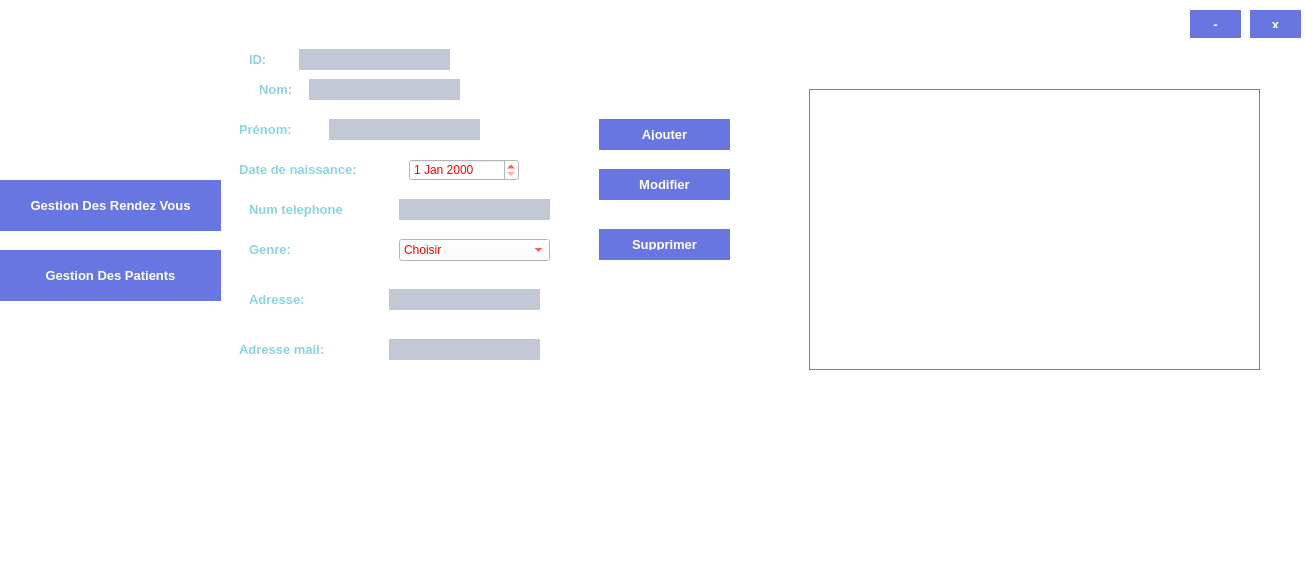
<?xml version="1.0" encoding="UTF-8"?>
<ui version="4.0">
 <class>MainWindow</class>
 <widget class="QMainWindow" name="MainWindow">
  <property name="geometry">
   <rect>
    <x>0</x>
    <y>0</y>
    <width>1316</width>
    <height>561</height>
   </rect>
  </property>
  <property name="windowTitle">
   <string>Gestion des Clients</string>
  </property>
  <property name="styleSheet">
   <string notr="true">/*Copyright (c) DevSec Studio. All rights reserved.

MIT License

Permission is hereby granted, free of charge, to any person obtaining a copy
of this software and associated documentation files (the &quot;Software&quot;), to deal
in the Software without restriction, including without limitation the rights
to use, copy, modify, merge, publish, distribute, sublicense, and/or sell
copies of the Software, and to permit persons to whom the Software is
furnished to do so, subject to the following conditions:

The above copyright notice and this permission notice shall be included in all
copies or substantial portions of the Software.

THE SOFTWARE IS PROVIDED *AS IS*, WITHOUT WARRANTY OF ANY KIND, EXPRESS OR
IMPLIED, INCLUDING BUT NOT LIMITED TO THE WARRANTIES OF MERCHANTABILITY,
FITNESS FOR A PARTICULAR PURPOSE AND NONINFRINGEMENT. IN NO EVENT SHALL THE
AUTHORS OR COPYRIGHT HOLDERS BE LIABLE FOR ANY CLAIM, DAMAGES OR OTHER
LIABILITY, WHETHER IN AN ACTION OF CONTRACT, TORT OR OTHERWISE, ARISING FROM,
OUT OF OR IN CONNECTION WITH THE SOFTWARE OR THE USE OR OTHER DEALINGS IN THE SOFTWARE.
*/

/*-----QWidget-----*/
QWidget
{
	background-color: #fff;
	color: red;
}


/*-----QLabel-----*/
QLabel
{
	background-color: transparent;
	color: #8bd4dd;
	font-weight: bold;
	font-size: 13px;

}


/*-----QPushButton-----*/
QPushButton
{
	background-color: #6876e1;
	color: #fff;
	font-size: 13px;
	font-weight: bold;
	
	border-bottom-right-radius: 0px;
	padding: 10px;

}


QPushButton::disabled
{
	background-color: #ffb3c1;

}


QPushButton::hover
{
	background-color: #91d0fb;

}


QPushButton::pressed
{
	background-color: #ff758f;

}


/*-----QCheckBox-----*/
QCheckBox
{
	background-color: transparent;
	color: #FF4D6D;
	font-size: 10px;
	font-weight: bold;
	border: none;
	border-radius: 5px;

}


/*-----QCheckBox-----*/
QCheckBox::indicator
{
    background-color: #323232;
    border: 1px solid darkgray;
    width: 12px;
    height: 12px;

}


QCheckBox::indicator:checked
{
    image:url(&quot;./ressources/check.png&quot;);
	background-color: #5c55e9;
    border: 1px solid #5c55e9;

}


QCheckBox::indicator:unchecked:hover
{
    border: 1px solid #5c55e9;

}


QCheckBox::disabled
{
	color: #656565;

}


QCheckBox::indicator:disabled
{
	background-color: #656565;
	color: #656565;
    border: 1px solid #656565;

}


/*-----QLineEdit-----*/
QLineEdit
{
	background-color: #c2c7d5;
	color: #2a547f;
	border: none;
	padding: 5px;

}


/*-----QListView-----*/
QListView
{
	background-color: #ffffff;
	color: #fff;
	font-size: 14px;
	font-weight: bold;
	show-decoration-selected: 0;
	border-radius: 4px;
	padding-left: -15px;
	padding-right: -15px;
	padding-top: 5px;

} 


QListView:disabled 
{
	background-color: #ffb3c1;

}


QListView::item
{
	background-color: #ffb3c1;
	border: none;
	padding: 10px;
	border-radius: 0px;
	padding-left : 10px;
	height: 32px;

}


QListView::item:selected
{
	color: #000;
	background-color: #fff;

}


QListView::item:!selected
{
	color:white;
	background-color: transparent;
	border: none;
	padding-left : 10px;

}


QListView::item:!selected:hover
{
	color: #fff;
	background-color: #ffb3c1;
	border: none;
	padding-left : 10px;

}


/*-----QTreeView-----*/
QTreeView 
{
	background-color: #fff;
	show-decoration-selected: 0;
	color: #454544;

}


QTreeView:disabled
{
	background-color: #242526;
	show-decoration-selected: 0;

}


QTreeView::item 
{
	border-top-color: transparent;
	border-bottom-color: transparent;

}


QTreeView::item:hover 
{
	background-color: #bcbdbb;
	color: #000;

}


QTreeView::item:selected 
{
	background-color: #5c55e9;
	color: #fff;

}


QTreeView::item:selected:active
{
	background-color: #5c55e9;
	color: #fff;

}


QTreeView::item:selected:disabled
{
	background-color: #525251;
	color: #656565;

}


QTreeView::branch:has-children:!has-siblings:closed,
QTreeView::branch:closed:has-children:has-siblings 
{
	image: url(://tree-closed.png);

}

QTreeView::branch:open:has-children:!has-siblings,
QTreeView::branch:open:has-children:has-siblings  
{
	image: url(://tree-open.png);

}


/*-----QTableView &amp; QTableWidget-----*/
QTableView
{
    background-color: #fff;
	border: 1px solid gray;
    color: #454544;
    gridline-color: gray;
    outline : 0;

}


QTableView::disabled
{
    background-color: #242526;
    border: 1px solid #32414B;
    color: #656565;
    gridline-color: #656565;
    outline : 0;

}


QTableView::item:hover 
{
    background-color: #bcbdbb;
    color: #000;

}


QTableView::item:selected 
{
	background-color: #5c55e9;
    color: #fff;

}


QTableView::item:selected:disabled
{
    background-color: #1a1b1c;
    border: 2px solid #525251;
    color: #656565;

}


QTableCornerButton::section
{
	background-color: #ced5e3;
	border: none;
    color: #fff;

}


QHeaderView::section
{
	color: #2a547f;
	border: 0px;
	background-color: #ced5e3;
	padding: 5px;

}


QHeaderView::section:disabled
{
    background-color: #525251;
    color: #656565;

}


QHeaderView::section:checked
{
    color: #fff;
    background-color: #5c55e9;

}


QHeaderView::section:checked:disabled
{
    color: #656565;
    background-color: #525251;

}


QHeaderView::section::vertical::first,
QHeaderView::section::vertical::only-one
{
    border-top: 1px solid #353635;

}


QHeaderView::section::vertical
{
    border-top: 1px solid #353635;

}


QHeaderView::section::horizontal::first,
QHeaderView::section::horizontal::only-one
{
    border-left: 1px solid #353635;

}


QHeaderView::section::horizontal
{
    border-left: 1px solid #353635;

}


/*-----QScrollBar-----*/
QScrollBar:horizontal 
{
    background-color: transparent;
    height: 8px;
    margin: 0px;
    padding: 0px;

}


QScrollBar::handle:horizontal 
{
    border: none;
	min-width: 100px;
    background-color: #7e92b7;

}


QScrollBar::add-line:horizontal, 
QScrollBar::sub-line:horizontal,
QScrollBar::add-page:horizontal, 
QScrollBar::sub-page:horizontal 
{
    width: 0px;
    background-color: #d8dce6;

}


QScrollBar:vertical 
{
    background-color: transparent;
    width: 8px;
    margin: 0;

}


QScrollBar::handle:vertical 
{
    border: none;
	min-height: 100px;
    background-color: #7e92b7;

}


QScrollBar::add-line:vertical, 
QScrollBar::sub-line:vertical,
QScrollBar::add-page:vertical, 
QScrollBar::sub-page:vertical 
{
    height: 0px;
    background-color: #d8dce6;

}
</string>
  </property>
  <widget class="QWidget" name="centralWidget">
   <widget class="QPushButton" name="x">
    <property name="geometry">
     <rect>
      <x>1190</x>
      <y>10</y>
      <width>51</width>
      <height>28</height>
     </rect>
    </property>
    <property name="text">
     <string>-</string>
    </property>
   </widget>
   <widget class="QPushButton" name="Close">
    <property name="geometry">
     <rect>
      <x>1250</x>
      <y>10</y>
      <width>51</width>
      <height>28</height>
     </rect>
    </property>
    <property name="text">
     <string>x</string>
    </property>
   </widget>
   <widget class="QPushButton" name="gestion_employee">
    <property name="geometry">
     <rect>
      <x>0</x>
      <y>180</y>
      <width>221</width>
      <height>51</height>
     </rect>
    </property>
    <property name="minimumSize">
     <size>
      <width>0</width>
      <height>0</height>
     </size>
    </property>
    <property name="maximumSize">
     <size>
      <width>16777215</width>
      <height>16777215</height>
     </size>
    </property>
    <property name="palette">
     <palette>
      <active>
       <colorrole role="WindowText">
        <brush brushstyle="SolidPattern">
         <color alpha="255">
          <red>255</red>
          <green>255</green>
          <blue>255</blue>
         </color>
        </brush>
       </colorrole>
       <colorrole role="Button">
        <brush brushstyle="SolidPattern">
         <color alpha="255">
          <red>104</red>
          <green>118</green>
          <blue>225</blue>
         </color>
        </brush>
       </colorrole>
       <colorrole role="Text">
        <brush brushstyle="SolidPattern">
         <color alpha="255">
          <red>255</red>
          <green>255</green>
          <blue>255</blue>
         </color>
        </brush>
       </colorrole>
       <colorrole role="ButtonText">
        <brush brushstyle="SolidPattern">
         <color alpha="255">
          <red>255</red>
          <green>255</green>
          <blue>255</blue>
         </color>
        </brush>
       </colorrole>
       <colorrole role="Base">
        <brush brushstyle="SolidPattern">
         <color alpha="255">
          <red>104</red>
          <green>118</green>
          <blue>225</blue>
         </color>
        </brush>
       </colorrole>
       <colorrole role="Window">
        <brush brushstyle="SolidPattern">
         <color alpha="255">
          <red>104</red>
          <green>118</green>
          <blue>225</blue>
         </color>
        </brush>
       </colorrole>
       <colorrole role="PlaceholderText">
        <brush brushstyle="NoBrush">
         <color alpha="128">
          <red>255</red>
          <green>255</green>
          <blue>255</blue>
         </color>
        </brush>
       </colorrole>
      </active>
      <inactive>
       <colorrole role="WindowText">
        <brush brushstyle="SolidPattern">
         <color alpha="255">
          <red>255</red>
          <green>255</green>
          <blue>255</blue>
         </color>
        </brush>
       </colorrole>
       <colorrole role="Button">
        <brush brushstyle="SolidPattern">
         <color alpha="255">
          <red>104</red>
          <green>118</green>
          <blue>225</blue>
         </color>
        </brush>
       </colorrole>
       <colorrole role="Text">
        <brush brushstyle="SolidPattern">
         <color alpha="255">
          <red>255</red>
          <green>255</green>
          <blue>255</blue>
         </color>
        </brush>
       </colorrole>
       <colorrole role="ButtonText">
        <brush brushstyle="SolidPattern">
         <color alpha="255">
          <red>255</red>
          <green>255</green>
          <blue>255</blue>
         </color>
        </brush>
       </colorrole>
       <colorrole role="Base">
        <brush brushstyle="SolidPattern">
         <color alpha="255">
          <red>104</red>
          <green>118</green>
          <blue>225</blue>
         </color>
        </brush>
       </colorrole>
       <colorrole role="Window">
        <brush brushstyle="SolidPattern">
         <color alpha="255">
          <red>104</red>
          <green>118</green>
          <blue>225</blue>
         </color>
        </brush>
       </colorrole>
       <colorrole role="PlaceholderText">
        <brush brushstyle="NoBrush">
         <color alpha="128">
          <red>255</red>
          <green>255</green>
          <blue>255</blue>
         </color>
        </brush>
       </colorrole>
      </inactive>
      <disabled>
       <colorrole role="WindowText">
        <brush brushstyle="SolidPattern">
         <color alpha="255">
          <red>255</red>
          <green>255</green>
          <blue>255</blue>
         </color>
        </brush>
       </colorrole>
       <colorrole role="Button">
        <brush brushstyle="SolidPattern">
         <color alpha="255">
          <red>255</red>
          <green>179</green>
          <blue>193</blue>
         </color>
        </brush>
       </colorrole>
       <colorrole role="Text">
        <brush brushstyle="SolidPattern">
         <color alpha="255">
          <red>255</red>
          <green>255</green>
          <blue>255</blue>
         </color>
        </brush>
       </colorrole>
       <colorrole role="ButtonText">
        <brush brushstyle="SolidPattern">
         <color alpha="255">
          <red>255</red>
          <green>255</green>
          <blue>255</blue>
         </color>
        </brush>
       </colorrole>
       <colorrole role="Base">
        <brush brushstyle="SolidPattern">
         <color alpha="255">
          <red>255</red>
          <green>179</green>
          <blue>193</blue>
         </color>
        </brush>
       </colorrole>
       <colorrole role="Window">
        <brush brushstyle="SolidPattern">
         <color alpha="255">
          <red>255</red>
          <green>179</green>
          <blue>193</blue>
         </color>
        </brush>
       </colorrole>
       <colorrole role="PlaceholderText">
        <brush brushstyle="NoBrush">
         <color alpha="128">
          <red>255</red>
          <green>255</green>
          <blue>255</blue>
         </color>
        </brush>
       </colorrole>
      </disabled>
     </palette>
    </property>
    <property name="styleSheet">
     <string notr="true">QPushButton:checked{
  background-color: white;
  border: none;
	color:black;

}</string>
    </property>
    <property name="text">
     <string>Gestion Des Rendez Vous</string>
    </property>
    <property name="flat">
     <bool>false</bool>
    </property>
   </widget>
   <widget class="QListView" name="listView">
    <property name="geometry">
     <rect>
      <x>-20</x>
      <y>-30</y>
      <width>231</width>
      <height>701</height>
     </rect>
    </property>
   </widget>
   <widget class="QLabel" name="label_2">
    <property name="geometry">
     <rect>
      <x>60</x>
      <y>40</y>
      <width>121</width>
      <height>111</height>
     </rect>
    </property>
    <property name="text">
     <string/>
    </property>
    <property name="pixmap">
     <pixmap resource="pictures.qrc">:/IMG/IMG/logo-01.png</pixmap>
    </property>
    <property name="scaledContents">
     <bool>true</bool>
    </property>
   </widget>
   <widget class="QStackedWidget" name="stackedWidget">
    <property name="geometry">
     <rect>
      <x>229</x>
      <y>49</y>
      <width>1081</width>
      <height>501</height>
     </rect>
    </property>
    <property name="currentIndex">
     <number>1</number>
    </property>
    <widget class="QWidget" name="page">
     <widget class="QLabel" name="lblBkImge">
      <property name="geometry">
       <rect>
        <x>922</x>
        <y>139</y>
        <width>130</width>
        <height>100</height>
       </rect>
      </property>
      <property name="styleSheet">
       <string notr="true">background-color:transparent;
</string>
      </property>
      <property name="text">
       <string/>
      </property>
     </widget>
     <widget class="QWidget" name="horizontalLayoutWidget">
      <property name="geometry">
       <rect>
        <x>30</x>
        <y>20</y>
        <width>401</width>
        <height>51</height>
       </rect>
      </property>
      <layout class="QHBoxLayout" name="horizontalLayout_2">
       <item>
        <widget class="QLabel" name="label_56">
         <property name="font">
          <font>
           <pointsize>-1</pointsize>
           <weight>75</weight>
           <bold>true</bold>
          </font>
         </property>
         <property name="styleSheet">
          <string notr="true">color:#6876e1;
font-size:15px;</string>
         </property>
         <property name="text">
          <string> Trier par</string>
         </property>
        </widget>
       </item>
       <item>
        <widget class="QComboBox" name="client_combo">
         <property name="font">
          <font>
           <family>Montserrat</family>
           <pointsize>9</pointsize>
           <weight>75</weight>
           <bold>true</bold>
          </font>
         </property>
         <property name="styleSheet">
          <string notr="true">background-color:white;
color:#FF4D6D;</string>
         </property>
         <property name="editable">
          <bool>true</bool>
         </property>
         <property name="currentText">
          <string/>
         </property>
        </widget>
       </item>
       <item>
        <widget class="QPushButton" name="trier_client">
         <property name="maximumSize">
          <size>
           <width>80</width>
           <height>30</height>
          </size>
         </property>
         <property name="font">
          <font>
           <family>Montserrat</family>
           <pointsize>-1</pointsize>
           <weight>75</weight>
           <bold>true</bold>
          </font>
         </property>
         <property name="cursor">
          <cursorShape>PointingHandCursor</cursorShape>
         </property>
         <property name="styleSheet">
          <string notr="true">#trier_machine{
color:white;
background-color: rgb(85, 0, 255);
border-radius:15px;
}

#trier_machine:hover{
background-color:#ff531a;
}</string>
         </property>
         <property name="text">
          <string>Trier</string>
         </property>
        </widget>
       </item>
      </layout>
     </widget>
     <widget class="QScrollArea" name="scrollArea">
      <property name="geometry">
       <rect>
        <x>30</x>
        <y>100</y>
        <width>1021</width>
        <height>381</height>
       </rect>
      </property>
      <property name="styleSheet">
       <string notr="true">background-color:transparent;border:none;</string>
      </property>
      <property name="verticalScrollBarPolicy">
       <enum>Qt::ScrollBarAlwaysOn</enum>
      </property>
      <property name="widgetResizable">
       <bool>true</bool>
      </property>
      <widget class="QWidget" name="scrollAreaWidgetContents">
       <property name="geometry">
        <rect>
         <x>0</x>
         <y>0</y>
         <width>1013</width>
         <height>381</height>
        </rect>
       </property>
      </widget>
     </widget>
     <widget class="QPushButton" name="refresh">
      <property name="geometry">
       <rect>
        <x>30</x>
        <y>20</y>
        <width>93</width>
        <height>31</height>
       </rect>
      </property>
      <property name="styleSheet">
       <string notr="true">background-color:transparent;
</string>
      </property>
      <property name="text">
       <string/>
      </property>
     </widget>
     <widget class="QWidget" name="horizontalLayoutWidget_2">
      <property name="geometry">
       <rect>
        <x>650</x>
        <y>20</y>
        <width>401</width>
        <height>51</height>
       </rect>
      </property>
      <layout class="QHBoxLayout" name="horizontalLayout">
       <item>
        <widget class="QPushButton" name="ajouter_client">
         <property name="maximumSize">
          <size>
           <width>80</width>
           <height>30</height>
          </size>
         </property>
         <property name="font">
          <font>
           <family>Montserrat</family>
           <pointsize>-1</pointsize>
           <weight>75</weight>
           <bold>true</bold>
          </font>
         </property>
         <property name="cursor">
          <cursorShape>PointingHandCursor</cursorShape>
         </property>
         <property name="styleSheet">
          <string notr="true">#ajouter_machine{
color:white;
background-color:#6568F3;
border-radius:15px;
}

#ajouter_machine:hover{
background-color:#4144f1;
}</string>
         </property>
         <property name="text">
          <string>Ajouter</string>
         </property>
        </widget>
       </item>
       <item>
        <widget class="QLineEdit" name="search_c">
         <property name="styleSheet">
          <string notr="true">border-radius:15px;
padding:4px;
padding-left:10px;
padding-right:15px;
color:#6876e1;
font-size:15px;
font-weight:bold;
</string>
         </property>
         <property name="text">
          <string/>
         </property>
         <property name="placeholderText">
          <string extracomment="Recherche">Rechercher</string>
         </property>
        </widget>
       </item>
       <item>
        <widget class="QPushButton" name="search_client_button">
         <property name="maximumSize">
          <size>
           <width>20</width>
           <height>20</height>
          </size>
         </property>
         <property name="cursor">
          <cursorShape>PointingHandCursor</cursorShape>
         </property>
         <property name="styleSheet">
          <string notr="true">
background-color: transparent;
border-image: url(:/IMG/IMG/search.png);
background: none;
border: none;
background-repeat: none;</string>
         </property>
         <property name="text">
          <string/>
         </property>
        </widget>
       </item>
      </layout>
     </widget>
    </widget>
    <widget class="QWidget" name="page_2">
     <widget class="QLabel" name="id_4">
      <property name="geometry">
       <rect>
        <x>20</x>
        <y>0</y>
        <width>121</width>
        <height>21</height>
       </rect>
      </property>
      <property name="text">
       <string>ID:</string>
      </property>
     </widget>
     <widget class="QLineEdit" name="bid_4">
      <property name="geometry">
       <rect>
        <x>70</x>
        <y>0</y>
        <width>151</width>
        <height>21</height>
       </rect>
      </property>
     </widget>
     <widget class="QLabel" name="des_4">
      <property name="geometry">
       <rect>
        <x>30</x>
        <y>30</y>
        <width>141</width>
        <height>21</height>
       </rect>
      </property>
      <property name="text">
       <string>Nom:</string>
      </property>
     </widget>
     <widget class="QLineEdit" name="bnom_3">
      <property name="geometry">
       <rect>
        <x>80</x>
        <y>30</y>
        <width>151</width>
        <height>21</height>
       </rect>
      </property>
     </widget>
     <widget class="QLabel" name="quantite_4">
      <property name="geometry">
       <rect>
        <x>10</x>
        <y>70</y>
        <width>121</width>
        <height>21</height>
       </rect>
      </property>
      <property name="text">
       <string>Prénom:</string>
      </property>
     </widget>
     <widget class="QLineEdit" name="bprenom_3">
      <property name="geometry">
       <rect>
        <x>100</x>
        <y>70</y>
        <width>151</width>
        <height>21</height>
       </rect>
      </property>
     </widget>
     <widget class="QLabel" name="date_4">
      <property name="geometry">
       <rect>
        <x>10</x>
        <y>110</y>
        <width>181</width>
        <height>21</height>
       </rect>
      </property>
      <property name="text">
       <string>Date de naissance:</string>
      </property>
     </widget>
     <widget class="QDateEdit" name="b_date_4">
      <property name="geometry">
       <rect>
        <x>180</x>
        <y>110</y>
        <width>110</width>
        <height>22</height>
       </rect>
      </property>
     </widget>
     <widget class="QLabel" name="prix_4">
      <property name="geometry">
       <rect>
        <x>20</x>
        <y>150</y>
        <width>121</width>
        <height>21</height>
       </rect>
      </property>
      <property name="text">
       <string>Num telephone</string>
      </property>
     </widget>
     <widget class="QLineEdit" name="bnum_3">
      <property name="geometry">
       <rect>
        <x>170</x>
        <y>150</y>
        <width>151</width>
        <height>21</height>
       </rect>
      </property>
     </widget>
     <widget class="QLabel" name="type_8">
      <property name="geometry">
       <rect>
        <x>20</x>
        <y>190</y>
        <width>121</width>
        <height>21</height>
       </rect>
      </property>
      <property name="text">
       <string>Genre:</string>
      </property>
     </widget>
     <widget class="QComboBox" name="b_genre_3">
      <property name="geometry">
       <rect>
        <x>170</x>
        <y>190</y>
        <width>151</width>
        <height>22</height>
       </rect>
      </property>
      <item>
       <property name="text">
        <string>Choisir</string>
       </property>
      </item>
      <item>
       <property name="text">
        <string>Homme</string>
       </property>
      </item>
      <item>
       <property name="text">
        <string>Femme</string>
       </property>
      </item>
     </widget>
     <widget class="QLabel" name="type_9">
      <property name="geometry">
       <rect>
        <x>20</x>
        <y>240</y>
        <width>121</width>
        <height>21</height>
       </rect>
      </property>
      <property name="text">
       <string>Adresse:</string>
      </property>
     </widget>
     <widget class="QLineEdit" name="badresse_3">
      <property name="geometry">
       <rect>
        <x>160</x>
        <y>240</y>
        <width>151</width>
        <height>21</height>
       </rect>
      </property>
     </widget>
     <widget class="QLabel" name="type_10">
      <property name="geometry">
       <rect>
        <x>10</x>
        <y>290</y>
        <width>121</width>
        <height>21</height>
       </rect>
      </property>
      <property name="text">
       <string>Adresse mail:</string>
      </property>
     </widget>
     <widget class="QLineEdit" name="bmail_3">
      <property name="geometry">
       <rect>
        <x>160</x>
        <y>290</y>
        <width>151</width>
        <height>21</height>
       </rect>
      </property>
     </widget>
     <widget class="QPushButton" name="ajouter_4">
      <property name="geometry">
       <rect>
        <x>370</x>
        <y>70</y>
        <width>131</width>
        <height>31</height>
       </rect>
      </property>
      <property name="font">
       <font>
        <pointsize>-1</pointsize>
        <weight>75</weight>
        <bold>true</bold>
       </font>
      </property>
      <property name="text">
       <string>Ajouter</string>
      </property>
     </widget>
     <widget class="QPushButton" name="modifer_4">
      <property name="geometry">
       <rect>
        <x>370</x>
        <y>120</y>
        <width>131</width>
        <height>31</height>
       </rect>
      </property>
      <property name="font">
       <font>
        <pointsize>-1</pointsize>
        <weight>75</weight>
        <bold>true</bold>
       </font>
      </property>
      <property name="text">
       <string>Modifier</string>
      </property>
     </widget>
     <widget class="QPushButton" name="supp_4">
      <property name="geometry">
       <rect>
        <x>370</x>
        <y>180</y>
        <width>131</width>
        <height>31</height>
       </rect>
      </property>
      <property name="font">
       <font>
        <pointsize>-1</pointsize>
        <weight>75</weight>
        <bold>true</bold>
       </font>
      </property>
      <property name="text">
       <string>Supprimer</string>
      </property>
     </widget>
     <widget class="QTableView" name="tab_patient_3">
      <property name="geometry">
       <rect>
        <x>580</x>
        <y>40</y>
        <width>451</width>
        <height>281</height>
       </rect>
      </property>
     </widget>
    </widget>
    <widget class="QWidget" name="page_3"/>
   </widget>
   <widget class="QLabel" name="label_3">
    <property name="geometry">
     <rect>
      <x>70</x>
      <y>280</y>
      <width>91</width>
      <height>41</height>
     </rect>
    </property>
    <property name="text">
     <string/>
    </property>
    <property name="pixmap">
     <pixmap>IMG/logo-01.png</pixmap>
    </property>
   </widget>
   <widget class="QPushButton" name="gestion_employee_2">
    <property name="geometry">
     <rect>
      <x>0</x>
      <y>250</y>
      <width>221</width>
      <height>51</height>
     </rect>
    </property>
    <property name="minimumSize">
     <size>
      <width>0</width>
      <height>0</height>
     </size>
    </property>
    <property name="maximumSize">
     <size>
      <width>16777215</width>
      <height>16777215</height>
     </size>
    </property>
    <property name="palette">
     <palette>
      <active>
       <colorrole role="WindowText">
        <brush brushstyle="SolidPattern">
         <color alpha="255">
          <red>255</red>
          <green>255</green>
          <blue>255</blue>
         </color>
        </brush>
       </colorrole>
       <colorrole role="Button">
        <brush brushstyle="SolidPattern">
         <color alpha="255">
          <red>104</red>
          <green>118</green>
          <blue>225</blue>
         </color>
        </brush>
       </colorrole>
       <colorrole role="Text">
        <brush brushstyle="SolidPattern">
         <color alpha="255">
          <red>255</red>
          <green>255</green>
          <blue>255</blue>
         </color>
        </brush>
       </colorrole>
       <colorrole role="ButtonText">
        <brush brushstyle="SolidPattern">
         <color alpha="255">
          <red>255</red>
          <green>255</green>
          <blue>255</blue>
         </color>
        </brush>
       </colorrole>
       <colorrole role="Base">
        <brush brushstyle="SolidPattern">
         <color alpha="255">
          <red>104</red>
          <green>118</green>
          <blue>225</blue>
         </color>
        </brush>
       </colorrole>
       <colorrole role="Window">
        <brush brushstyle="SolidPattern">
         <color alpha="255">
          <red>104</red>
          <green>118</green>
          <blue>225</blue>
         </color>
        </brush>
       </colorrole>
       <colorrole role="PlaceholderText">
        <brush brushstyle="NoBrush">
         <color alpha="128">
          <red>255</red>
          <green>255</green>
          <blue>255</blue>
         </color>
        </brush>
       </colorrole>
      </active>
      <inactive>
       <colorrole role="WindowText">
        <brush brushstyle="SolidPattern">
         <color alpha="255">
          <red>255</red>
          <green>255</green>
          <blue>255</blue>
         </color>
        </brush>
       </colorrole>
       <colorrole role="Button">
        <brush brushstyle="SolidPattern">
         <color alpha="255">
          <red>104</red>
          <green>118</green>
          <blue>225</blue>
         </color>
        </brush>
       </colorrole>
       <colorrole role="Text">
        <brush brushstyle="SolidPattern">
         <color alpha="255">
          <red>255</red>
          <green>255</green>
          <blue>255</blue>
         </color>
        </brush>
       </colorrole>
       <colorrole role="ButtonText">
        <brush brushstyle="SolidPattern">
         <color alpha="255">
          <red>255</red>
          <green>255</green>
          <blue>255</blue>
         </color>
        </brush>
       </colorrole>
       <colorrole role="Base">
        <brush brushstyle="SolidPattern">
         <color alpha="255">
          <red>104</red>
          <green>118</green>
          <blue>225</blue>
         </color>
        </brush>
       </colorrole>
       <colorrole role="Window">
        <brush brushstyle="SolidPattern">
         <color alpha="255">
          <red>104</red>
          <green>118</green>
          <blue>225</blue>
         </color>
        </brush>
       </colorrole>
       <colorrole role="PlaceholderText">
        <brush brushstyle="NoBrush">
         <color alpha="128">
          <red>255</red>
          <green>255</green>
          <blue>255</blue>
         </color>
        </brush>
       </colorrole>
      </inactive>
      <disabled>
       <colorrole role="WindowText">
        <brush brushstyle="SolidPattern">
         <color alpha="255">
          <red>255</red>
          <green>255</green>
          <blue>255</blue>
         </color>
        </brush>
       </colorrole>
       <colorrole role="Button">
        <brush brushstyle="SolidPattern">
         <color alpha="255">
          <red>255</red>
          <green>179</green>
          <blue>193</blue>
         </color>
        </brush>
       </colorrole>
       <colorrole role="Text">
        <brush brushstyle="SolidPattern">
         <color alpha="255">
          <red>255</red>
          <green>255</green>
          <blue>255</blue>
         </color>
        </brush>
       </colorrole>
       <colorrole role="ButtonText">
        <brush brushstyle="SolidPattern">
         <color alpha="255">
          <red>255</red>
          <green>255</green>
          <blue>255</blue>
         </color>
        </brush>
       </colorrole>
       <colorrole role="Base">
        <brush brushstyle="SolidPattern">
         <color alpha="255">
          <red>255</red>
          <green>179</green>
          <blue>193</blue>
         </color>
        </brush>
       </colorrole>
       <colorrole role="Window">
        <brush brushstyle="SolidPattern">
         <color alpha="255">
          <red>255</red>
          <green>179</green>
          <blue>193</blue>
         </color>
        </brush>
       </colorrole>
       <colorrole role="PlaceholderText">
        <brush brushstyle="NoBrush">
         <color alpha="128">
          <red>255</red>
          <green>255</green>
          <blue>255</blue>
         </color>
        </brush>
       </colorrole>
      </disabled>
     </palette>
    </property>
    <property name="styleSheet">
     <string notr="true">QPushButton:checked{
  background-color: white;
  border: none;
	color:black;

}</string>
    </property>
    <property name="text">
     <string>Gestion Des Patients</string>
    </property>
    <property name="flat">
     <bool>false</bool>
    </property>
   </widget>
   <zorder>listView</zorder>
   <zorder>x</zorder>
   <zorder>Close</zorder>
   <zorder>gestion_employee</zorder>
   <zorder>label_2</zorder>
   <zorder>stackedWidget</zorder>
   <zorder>label_3</zorder>
   <zorder>gestion_employee_2</zorder>
  </widget>
 </widget>
 <layoutdefault spacing="6" margin="11"/>
 <resources>
  <include location="pictures.qrc"/>
 </resources>
 <connections/>
</ui>
